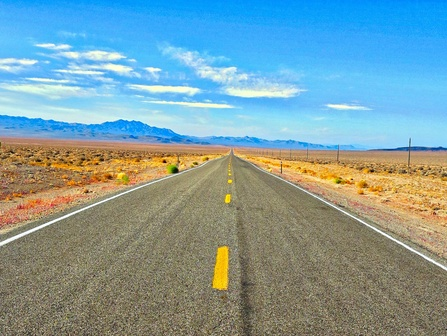
#> input picture road1.jpg, 447 x 336 px, shrunk from 2448 x 1836 before the run
$ jupyter execute --allow-errors lanedetection.ipynb
#> lines starting #> are read from the running program, lines starting #| are printed output that depends on the picture; after the words box and inside, x2 and y2 are one past the last pixel; in counts of white or black regions, pixels touching at a corner belong together
#> further down, image is the input picture: shape (336, 447, 3); mean B, G, R 161.1, 157, 127.6
[cell 1]
import cv2
import numpy as np
import matplotlib.pyplot as plt

[cell 2]
image_files = ['road1.jpg', 'road2.jpg', 'road3.jpg', 'road4.jpg','road5.jpg']  # your image file names

#> (the rest of this cell did not finish here and is left out)

#> (a cell that did not finish here is left out)

[cell 4]
import numpy as np

def region_of_interest(image):
    height = image.shape[0]
    width = image.shape[1]


    polygons = np.array([
        [(100, height), (width - 100, height), (width // 2, height // 2)]
    ])

    mask = np.zeros_like(image)
    cv2.fillPoly(mask, polygons, 255)

    # Apply the mask
    masked_image = cv2.bitwise_and(image, mask)
    return masked_image

#> (a cell that did not finish here is left out)

[cell 6]
def detect_lines(image):
    # Hough transform parameters
    return cv2.HoughLinesP(
        image,
        rho=2,
        theta=np.pi / 180,
        threshold=100,
        minLineLength=40,
        maxLineGap=5
    )

[cell 7]
def draw_lines(image, lines):
    line_image = np.zeros_like(image)

    if lines is not None:
        for line in lines:
            for x1, y1, x2, y2 in line:
                cv2.line(line_image, (x1, y1), (x2, y2), (0, 255, 0), 5)

    # Combine original image with line image
    combined = cv2.addWeighted(image, 0.8, line_image, 1, 1)
    return combined

#> (a cell that did not finish here is left out)

[cell 9]
import cv2
import numpy as np
import matplotlib.pyplot as plt

def grayscale(img):
    return cv2.cvtColor(img, cv2.COLOR_RGB2GRAY)
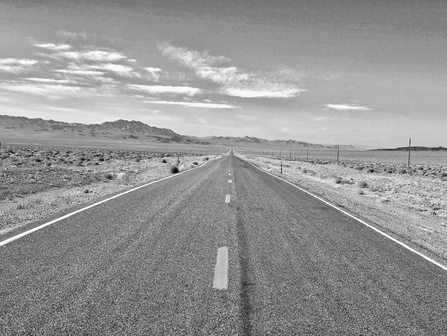
#> returned value: shape (336, 447); min 10, max 255, mean 148.7

def gaussian_blur(img, kernel_size=5):
#> called with kernel_size = 5
    return cv2.GaussianBlur(img, (kernel_size, kernel_size), 0)
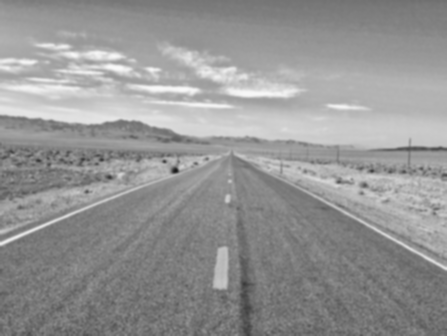
#> returned value: shape (336, 447); min 24, max 250, mean 148.7

def canny(img, low_threshold=50, high_threshold=150):
#> called with low_threshold = 50, high_threshold = 150
    return cv2.Canny(img, low_threshold, high_threshold)
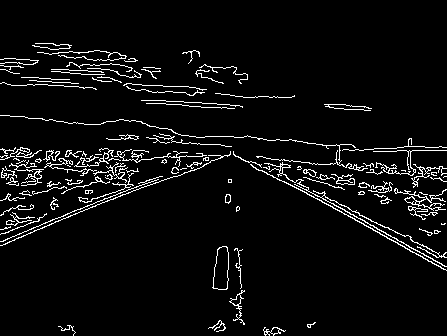
#> returned value: shape (336, 447); 5.2% white in thin lines or dots, all inside (x1, y1, x2, y2) = (0, 43, 447, 336)

def region_of_interest(img):
    height = img.shape[0]
#> height = 336
    polygons = np.array([
        [(100, height), (img.shape[1] - 100, height), (img.shape[1] // 2, int(height * 0.6))]
    ])
#> polygons = [[100, 336], [347, 336], [223, 201]]
    mask = np.zeros_like(img)
    cv2.fillPoly(mask, polygons, 255)
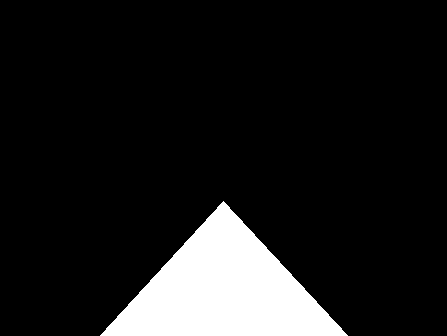
#> mask: shape (336, 447); 11.2% white; 1 white region, box (x1, y1, x2, y2) and area: (100, 201, 348, 336) 16808
    return cv2.bitwise_and(img, mask)
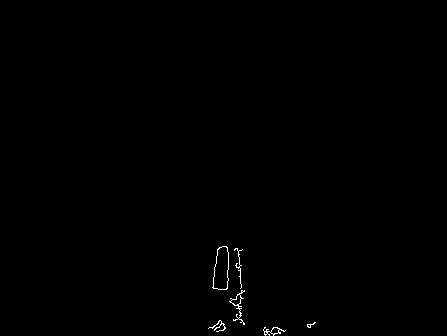
#> returned value: shape (336, 447); 0.28% white in thin lines or dots, all inside (x1, y1, x2, y2) = (208, 246, 316, 336)

def detect_lines(img):
    return cv2.HoughLinesP(img, 2, np.pi/180, 100, np.array([]), minLineLength=40, maxLineGap=5)

def draw_lines(img, lines):
    line_img = np.zeros_like(img)
    if lines is not None:
        for line in lines:
            for x1, y1, x2, y2 in line:
                cv2.line(line_img, (x1, y1), (x2, y2), (0, 255, 0), 5)
    return cv2.addWeighted(img, 0.8, line_img, 1, 1)
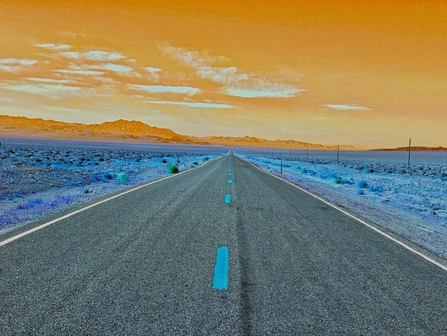
#> returned value: shape (336, 447, 3); mean of channels 0, 1, 2 103.1, 126.6, 129.8; drawn as B, G, R

# Load and process each image
image_files = ['road1.jpg', 'road2.jpg', 'road3.jpg', 'road4.jpg', 'road5.jpg']

#> (the rest of this cell did not finish here and is left out)
